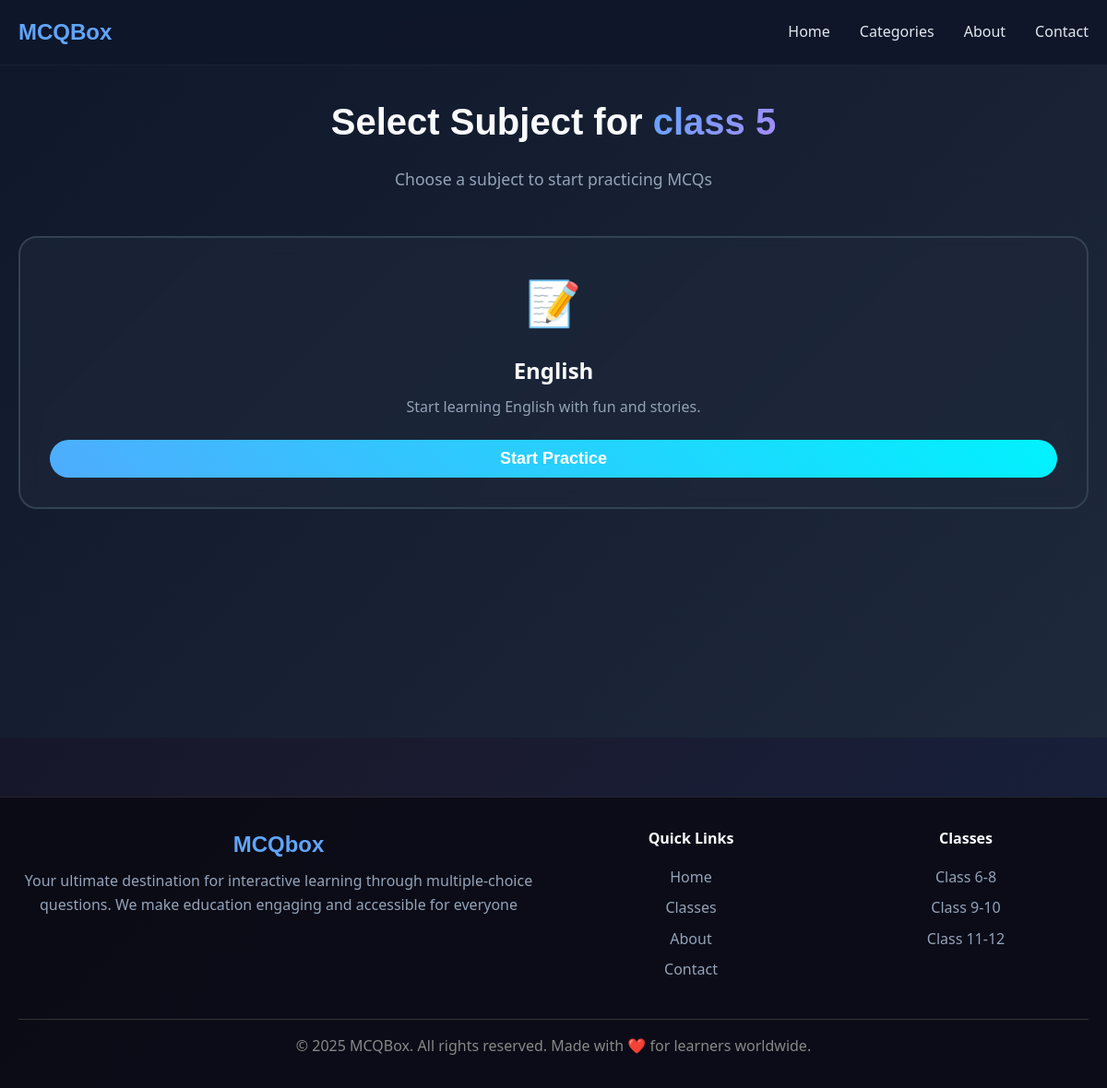
The page /category/class-5 on the database as committed earlier.
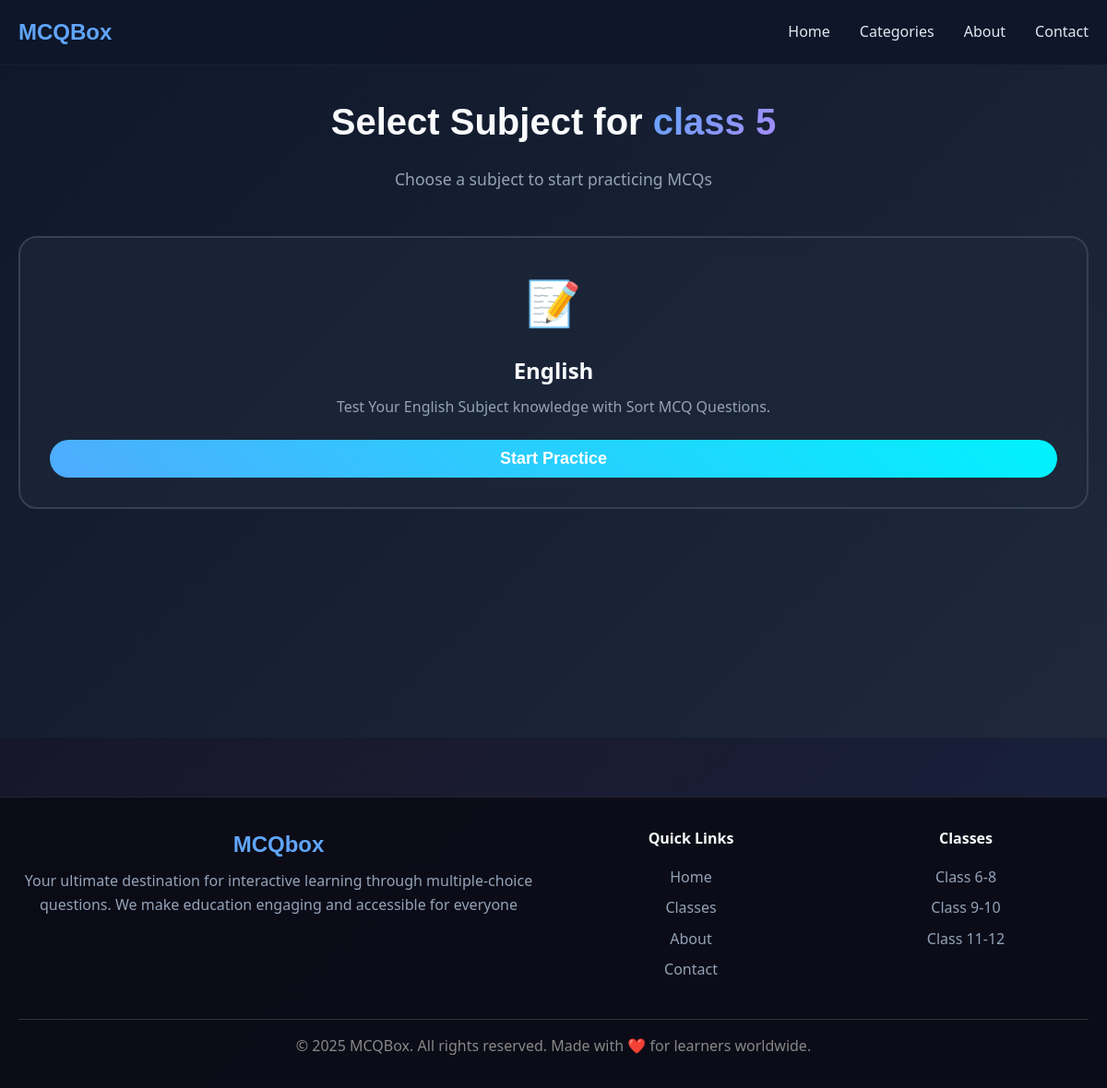
The same page on the database as committed later.
### mcqbox/model.py (models this page shows, shortened)
class Subcategory(db.Model):
    id = db.Column(db.Integer, primary_key=True)
    name = db.Column(db.String(50), nullable=False)
    category_id = db.Column(db.Integer, db.ForeignKey('category.id'), nullable=False)
    category = db.relationship('Category', backref=db.backref('subcategories', lazy=True))
    description = db.Column(db.String(200), nullable=True)
    created_at = db.Column(db.DateTime, server_default=db.func.now())
    updated_at = db.Column(db.DateTime, server_default=db.func.now(), onupdate=db.func.now())

### mcqbox/frontend/route.py (the view)
@app.route("/category/<category_name>")
def subcategory(category_name):
    category_name = category_name.replace('-', ' ')
    category = Category.query.filter_by(name=category_name).first()
    if not category:
        return {"error": "Category not found"}, 404
    subcategories = category.subcategories if category else []
    if not subcategories:
        return render_template("subcate.html", cat = category_name, subcategories=None)
    return render_template("subcate.html", cat = category_name, subcategories=subcategories)

### mcqbox/frontend/templates/subcate.html (shortened to what this page needs)
{% from "micro/nav.html" import nav %}
{% extends "home.html" %}
{% block head %}
<link rel="stylesheet" href="{{ url_for('frontend.static', filename='css/subject.css') }}" w-tid="13">
{% endblock %}
{% block content %}
{{ nav() }}
<main class="subjects-main" w-tid="45">
  <div class="container" w-tid="47">
    <div class="subjects-header" w-tid="49">
      <h1 class="subjects-title" w-tid="55">Select Subject for <span id="class-name" w-tid="57">{{cat}}</span></h1>
      <p class="subjects-subtitle" w-tid="59">Choose a subject to start practicing MCQs</p>
    </div>
    {%if subcategories is none%}
    <div class="no-subcategories" style="text-align: center;">
      <p>No subcategories available for this category.</p>
      <p>Please check back later or choose a different category.</p>
      <a href="/category" style="text-decoration: none;"><button
          class="btn btn-primary subject-btn" style="width: 200px;">Categories</button></a>
    </div>
    {%else %}
    <div class="subjects-grid" id="subjects-grid" w-tid="61">
      {%for subcat in subcategories %}
      <a href="/category/{{cat|replace(' ', '-')}}/{{subcat['name']|replace(' ', '-')}}">
        <div class="subject-card" style="animation-delay: 0s;">
          <div class="subject-icon">📝</div>
          <h3 class="subject-name">{{subcat['name']|title}}</h3>
          <p class="subject-description">{{subcat['description']}}</p>
          <button class="btn btn-primary subject-btn">
            Start Practice
          </button>
        </div>
      </a>
      {%endfor%}
    </div>
    {%endif%}
  </div>
</main>
<footer class="footer" w-tid="271">
  <div class="container" w-tid="273">
    <div class="footer-content" w-tid="275">
      <div class="footer-brand" w-tid="277">
        <h3 w-tid="279">MCQbox</h3>
        <p w-tid="281">Your ultimate destination for interactive learning through multiple-choice questions. We make
          education engaging and accessible for everyone</p>
      </div>
      <div class="footer-links" w-tid="283">
        <div class="footer-column" w-tid="285">
          <h4 w-tid="287">Quick Links</h4>
          <a href="https://classwise-mcq-master-your-studies--cooloak59015911.on.websim.com/?v=4#home"
            w-tid="289">Home</a>
          <a href="https://classwise-mcq-master-your-studies--cooloak59015911.on.websim.com/?v=4#classes"
            w-tid="291">Classes</a>
          <a href="https://classwise-mcq-master-your-studies--cooloak59015911.on.websim.com/?v=4#about"
            w-tid="293">About</a>
          <a href="https://classwise-mcq-master-your-studies--cooloak59015911.on.websim.com/?v=4#contact"
            w-tid="295">Contact</a>
        </div>
        <div class="footer-column" w-tid="297">
          <h4 w-tid="299">Classes</h4>
          <a href="https://classwise-mcq-master-your-studies--cooloak59015911.on.websim.com/?v=4#class-6"
            w-tid="301">Class 6-8</a>
          <a href="https://classwise-mcq-master-your-studies--cooloak59015911.on.websim.com/?v=4#class-9"
            w-tid="303">Class 9-10</a>
          <a href="https://classwise-mcq-master-your-studies--cooloak59015911.on.websim.com/?v=4#class-11"
            w-tid="305">Class 11-12</a>
        </div>
      </div>
    </div>
    <div class="footer-bottom" w-tid="307">
      <p w-tid="309">© 2025 MCQBox. All rights reserved. Made with ❤️ for learners worldwide.</p>
    </div>
  </div>
</footer>
{%endblock%}

Rows that differ between the two databases and show on the page:
changed Subcategory "English": description "Start learning English with fun and stories." → "Test Your English Subject knowledge with Sort MCQ Questions."
